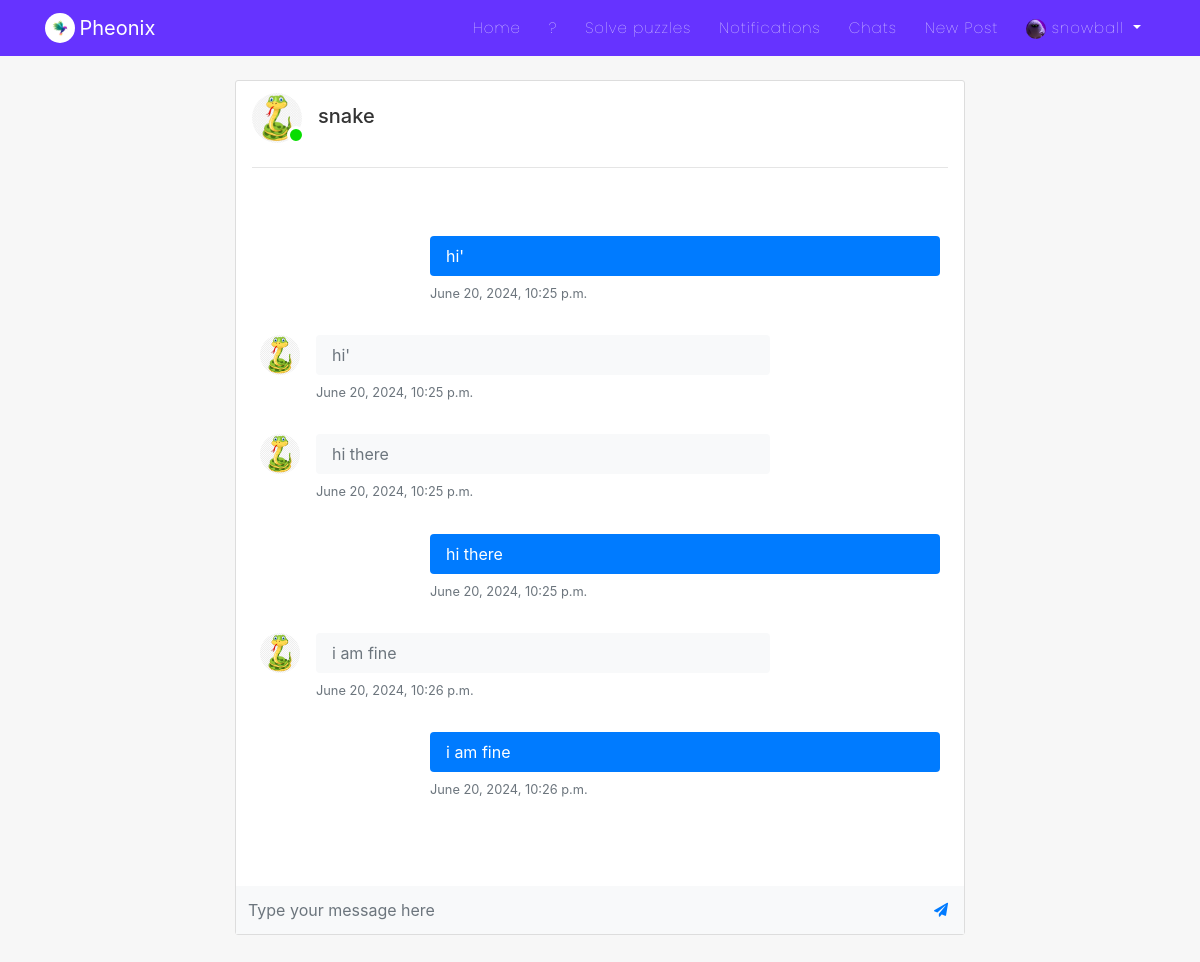
/chats/room/7-8 (signed in), run on the app's committed database.
### users/models.py (models this page shows, shortened)
class Profile(models.Model):
    user = models.OneToOneField(User, on_delete=models.CASCADE)
    is_online = models.BooleanField(default=False)
    following = models.ManyToManyField(User, related_name="following", blank=True)
    friends = models.ManyToManyField(User, related_name='my_friends', blank=True)
    bio = models.CharField(default="",blank=True,null=True,max_length=350)
    date_of_birth = models.CharField(blank=True,max_length=150)
    updated = models.DateTimeField(auto_now=True)
    created = models.DateTimeField(auto_now_add=True)
    image = models.ImageField(default='default.jpg', upload_to='profile_pics',blank=True, null=True)

### chat/models.py (models this page shows, shortened)
class Chat(models.Model):
    room_id = models.ForeignKey(Room, on_delete=models.CASCADE, related_name='chats')
    author = models.ForeignKey(User, on_delete=models.CASCADE, related_name='author_msg')
    friend = models.ForeignKey(User, on_delete=models.CASCADE, related_name='friend_msg')
    text = models.CharField(max_length=300)
    date = models.DateTimeField(auto_now_add=True)
    has_seen = models.BooleanField(default=False)

### chat/views.py (the view)
# urls.py: path('', views.room_enroll, name='room-enroll'),
@login_required
def room(request, room_name, friend_id):
    all_rooms = Room.objects.filter(room_id=room_name)
    if not all_rooms:
        messages.error(request, 'Invalid Room ID')
        return redirect('room-enroll')
    chats = Chat.objects.filter(
        room_id=room_name
    ).order_by('date')
    context = {
        'old_chats':chats,
        'my_name':request.user,
        'friend_name':User.objects.get(pk=friend_id),
        'room_name': room_name
    }
    return render(request, 'chat/chatroom.html', context)

### chat/templates/chat/chatroom.html (shortened to what this page needs)
{% extends 'blog/base.html' %}
{% block content %}
<div class="col-md-8 m-auto">
<div class="container content-section px-0 py-0">
    <div class="bg-gray py-1 px-3">
        <p class="h5 mb-0 py-2">
            <span class="img-cont2">
                <img src="{{friend_name.profile.image.url}}" alt="user" width="50" height="50" class="rounded-circle">
                {% if friend_name.profile.is_online %}
                    <span class="online-circle3"></span>
                {% else %}
                    <span class="offline-circle3"></span>
                {% endif %}
            </span>
            &nbsp;&nbsp;{{friend_name}}
        </p>
        <hr>
    </div>
    <div id="chat-section" class="px-0">
        <div id="chat-box" class="chat-text-add py-5 px-4 chat-box bg-white">
            {% for chat in old_chats %}
                {% if chat.author != request.user %}
                <div class="media w-75 mb-3">
                <img src="{{chat.author.profile.image.url}}" alt="user" width="40" height="40" class="rounded-circle">
                <div class="media-body ml-3">
                    <div class="bg-light rounded py-2 px-3 mb-2">
                    <p class="text-small mb-0 text-muted">{{chat.text}}</p>
                    </div>
                    <p class="small text-muted">{{chat.date}}</p>
                </div>
                </div>
                {% else %}
                <div class="media w-75 ml-auto mb-3">
                <div class="media-body">
                    <div class="bg-primary rounded py-2 px-3 mb-2">
                    <p class="text-small mb-0 text-white">{{chat.text}}</p>
                    </div>
                    <p class="small text-muted">{{chat.date}}</p>
                </div>
                </div>
                {% endif %}
            {% endfor %}
        </div>
    </div>
    <br>
    <div class="px-0">
        <form class="bg-light chat-form">
          <div class="input-group">
            <input id="input" name="body" type="text" placeholder="Type your message here" aria-describedby="submit" class="form-control rounded-0 border-0 py-4 bg-light">
            <div class="input-group-append">
              <button id="submit" type="button" class="btn btn-link"> <i class="fa fa-paper-plane"></i></button>
            </div>
          </div>
        </form>
    </div>
</div>
</div>
<br>
{% endblock %}

### blog/templates/blog/navbar.html (shortened to what this page needs)
<nav class="navbar navbar-expand-md navbar-dark bg-steel fixed-top">
    <div class="container">
        <img class="rounded-circle" style="height: 30px; width: 30px;" src="/static/blog/images/pheonix.png" alt="">&nbsp;
      <a class="navbar-brand mr-4 pr-3" href="{% url 'Pheonix' %}">Pheonix</a>
      <div class="collapse navbar-collapse" id="navbarToggle">
        <div class="navbar-nav">
          <a class="nav-item nav-link" href="{% url 'blog-home' %}">Home</a>
          <a class="nav-item nav-link" href="/">?</a>
          <a class="nav-item nav-link" href="{% url 'play_game' %}">Solve puzzles</a>
          {% if user.is_authenticated %}
          <a class="nav-item nav-link" href="{% url 'show-notifications' %}">Notifications</a>
          <a class="nav-item nav-link" href="{% url 'room-enroll' %}">Chats</a>
          <a class="nav-item nav-link" href="{% url 'post-create' %}">New Post</a>
          {% endif %}
          {% if user.is_authenticated %}
            <div class="dropdown">
              <a class="dropdown-toggle nav-link" href="#" role="button" id="dropdownMenuLink2" data-toggle="dropdown" aria-haspopup="true" aria-expanded="false">
                <img class="rounded-circle" style="height: 20px; width: 20px;" src="{{user.profile.image.url}}" alt="">&nbsp;{{user}}
              </a>
            </div>
          {% else %}
            <a class="nav-item nav-link" href="{% url 'account_login' %}">Login</a>
            <a class="nav-item nav-link" href="{% url 'register' %}">Register</a>
          {% endif %}
        </div>
      </div>
    </div>
</nav>

### blog/static/blog/main.css (style rules this page uses)
body { background: #f7f7f7; color: #333333; margin-top: 5rem; scroll-behavior: smooth; }
.bg-steel { background: #6633FF; }
.site-header .navbar-nav .nav-link { color: #ffffff; font-family:'Poppins'; font-weight: 100; margin: 0px 6px; font-size: 15px; letter-spacing: 1px; }
.content-section { background: #ffffff; padding: 10px 20px; border: 1px solid #dddddd; border-radius: 3px; margin-bottom: 20px; }
.img-cont2 { height: 55px; width: 55px; position: relative; }
.online-circle3 { width: 18px; height: 18px; border-radius: 50%; background-color:#07dd00; border: 3px solid white; bottom: -16px; right: 2px; position: absolute; }
.btn { border-radius: 0px; padding: 8px 15px; font-size: 14px; }
.messages-box, .chat-box { height: 58vh; overflow-y: scroll; }

### data on the page
Chat: text "hi'", date "June 20, 2024, 10:25 p.m."
Chat: author.profile.image (picture), text "hi'", date "June 20, 2024, 10:25 p.m."
Chat: author.profile.image (picture), text "hi there", date "June 20, 2024, 10:25 p.m."
Chat: text "hi there", date "June 20, 2024, 10:25 p.m."
Chat: author.profile.image (picture), text "i am fine", date "June 20, 2024, 10:26 p.m."
Chat: text "i am fine", date "June 20, 2024, 10:26 p.m."

### other printed values
{{ user }} "snowball"
{{ friend_name }} "snake"
